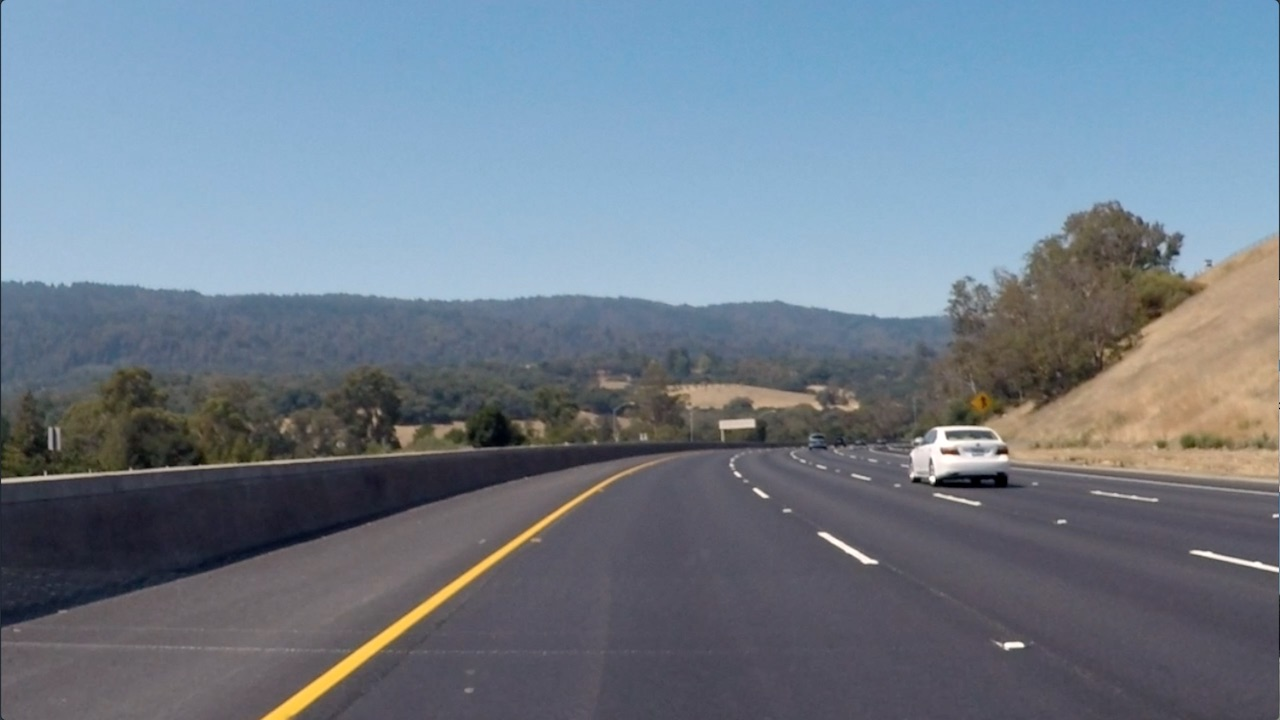
#> input picture ComputerVision/curved-lane.jpg, 1280 x 720 px
$ jupyter execute --allow-errors Sobel_operators.ipynb   (older library calls are emulated)
#> lines starting #> are read from the running program, lines starting #| are printed output that depends on the picture; after the words box and inside, x2 and y2 are one past the last pixel; in counts of white or black regions, pixels touching at a corner belong together
## Use opencv to run sobel operators on a grayscale image

[cell 1]
import cv2
import numpy as np
import matplotlib.pyplot as plt
import matplotlib.image as mpimg

[cell 2]
im = cv2.imread('curved-lane.jpg')
#> im is the input picture: shape (720, 1280, 3); mean B, G, R 138.7, 125, 112.1

# mpimg uses RGB
# opencv uses BGR

def abs_sobel_thresh(img, orient='x', thresh=(0, 255) ):

#> called with orient = 'x', thresh = (20, 100)
    imgcopy = np.copy(img)
    gray = cv2.cvtColor(imgcopy, cv2.COLOR_BGR2GRAY)

    assert orient== 'x' or orient=='y'

    sobel = None

    if orient == 'x':
        sobel = cv2.Sobel(gray, cv2.CV_64F, 1, 0)
    elif orient == 'y':
        sobel = cv2.Sobel(gray, cv2.CV_64F, 0, 1)

    abs_sobel = np.absolute(sobel)
    print(abs_sobel)
#> (printed output is left out)
    #convert to 8-bit 0..255 image
    scaled_sobel = np.uint8(255*abs_sobel/np.max(abs_sobel))

    #numpy zeros_like --> Returns an array of zeros with the same shape and type as a given array.
    thresh_min = thresh[0]
    thresh_max = thresh[1]

    #new image array with zeros
    sxbinary = np.zeros_like(scaled_sobel)

    #make anything with the inputted thresholds 1
    sxbinary[(scaled_sobel >= thresh_min) & (scaled_sobel <= thresh_max)] = 1

    return sxbinary
sobeled_image = abs_sobel_thresh(im,'x',(20,100) )
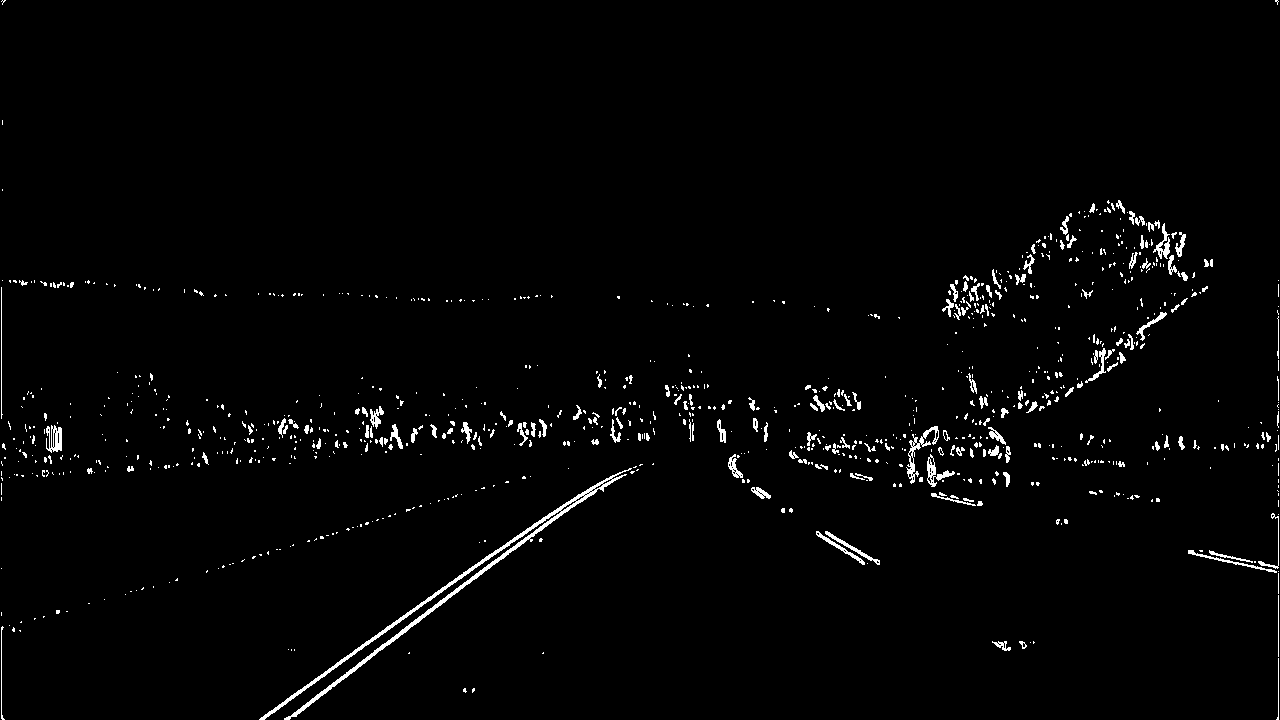
#> sobeled_image: shape (720, 1280); values 0 (black) and 1 (white), 1.8% white in thin lines or dots
#> (the rest of this cell did not finish here and is left out)

[cell 3]
def mag_thresh(img, sobel_kernel=3, mag_thresh=(0, 255)):

    imgcopy = np.copy(img)

    gray = cv2.cvtColor(imgcopy, cv2.COLOR_RGB2GRAY)

    sobel = None

    sobelx = cv2.Sobel(gray, cv2.CV_64F, 1, 0, ksize = sobel_kernel)
    sobely = cv2.Sobel(gray, cv2.CV_64F, 0, 1, ksize = sobel_kernel)

    sobelx,sobely = np.square(sobelx), np.square(sobely)
    abs_sobelxy = np.absolute(np.sqrt(sobelx + sobely) )

    #convert to 8-bit 0..255 image
    scaled_sobel = np.uint8(255*abs_sobelxy/np.max(abs_sobelxy))

    thresh_min = mag_thresh[0]
    thresh_max = mag_thresh[1]

    #new image array with zeros
    sxbinary = np.zeros_like(scaled_sobel)

    #make anything with the inputted thresholds 1
    sxbinary[(scaled_sobel >= thresh_min) & (scaled_sobel <= thresh_max)] = 1

    return sxbinary

image_sobelxy = mpimg.imread("signs_vehicles_xygrad.png")
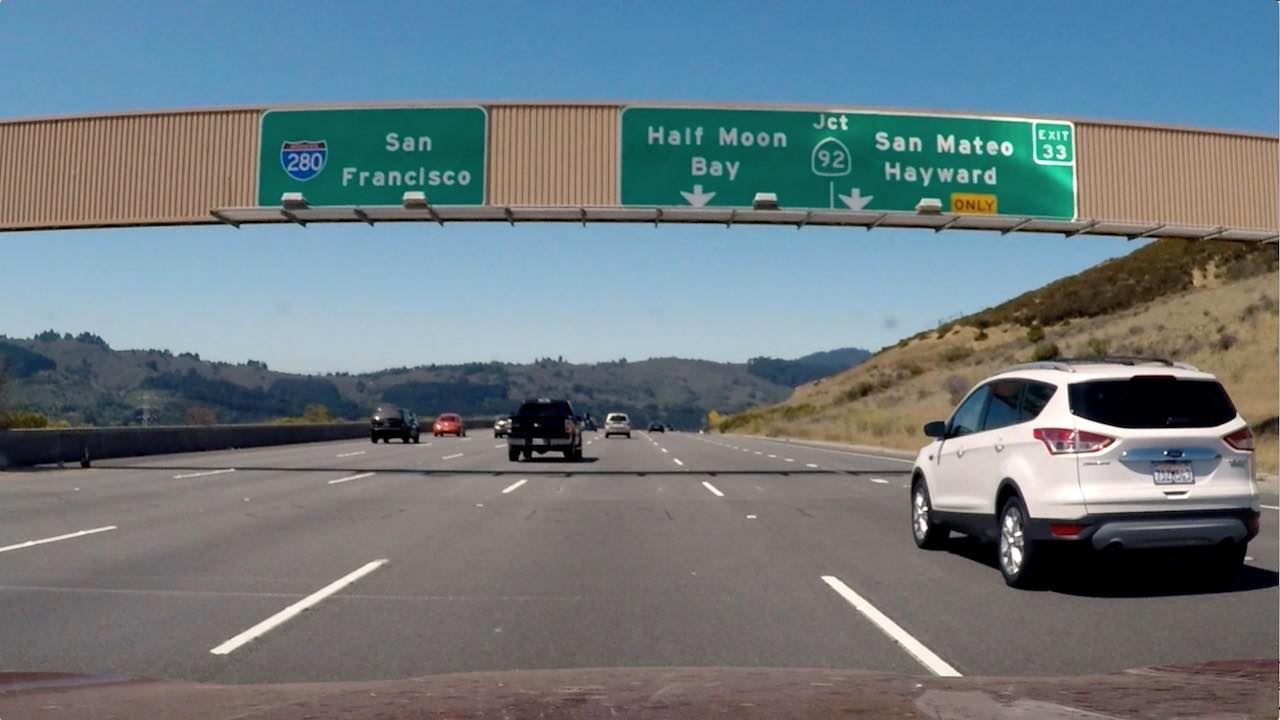
#> input picture ComputerVision/signs_vehicles_xygrad.png, 1280 x 720 px
#> image_sobelxy is the input picture: shape (720, 1280, 3) float32; mean R, G, B 0.428, 0.477, 0.5
sobeled_image = mag_thresh(image_sobelxy, 3, (30, 100))
#> sobeled_image: shape (720, 1280); values 0 (black) and 1 (white), 9.8% white in thin lines or dots
plt.imshow(sobeled_image, cmap='gray')
plt.title("Pixels have a value of 1 or 0 based on the strength of the x gradient. ")

[cell 4]
def direction_threshold(img, sobel_kernel=3, thresh=(0, np.pi/2)):

    # Apply the following steps to img
    # 1) Convert to grayscale
    # 2) Take the gradient in x and y separately
    # 3) Take the absolute value of the x and y gradients
#> called with sobel_kernel = 15, thresh = (0.7, 1.3)
    imgcopy = np.copy(img)

    gray = cv2.cvtColor(imgcopy, cv2.COLOR_RGB2GRAY)

    sobel = None

    sobelx = cv2.Sobel(gray, cv2.CV_64F, 1, 0, ksize = sobel_kernel)
    sobely = cv2.Sobel(gray, cv2.CV_64F, 0, 1, ksize = sobel_kernel)

    sobelx,sobely = np.absolute(sobelx), np.absolute(sobely)
    direction_of_gradient = np.arctan2( sobely, sobelx)

    # 4) Use np.arctan2(abs_sobely, abs_sobelx) to calculate the direction of the gradient
    # 5) Create a binary mask where direction thresholds are met
    # 6) Return this mask as your binary_output image

    thresh_min = thresh[0]
    thresh_max = thresh[1]

    #new image array with zeros
    sxbinary = np.zeros_like(direction_of_gradient)

    #make anything with the inputted thresholds 1
    sxbinary[(direction_of_gradient >= thresh_min) & (direction_of_gradient <= thresh_max)] = 1

    return sxbinary

    # 4) Use np.arctan2(abs_sobely, abs_sobelx) to calculate the direction of the gradient
    # 5) Create a binary mask where direction thresholds are met
    # 6) Return this mask as your binary_output image

[cell 5]
image_for_direction = mpimg.imread("signs_vehicles_xygrad.png")

#direction_threshold(img, sobel_kernel=3, thresh=(0, np.pi/2)):
sobeled_image = direction_threshold(image_for_direction, sobel_kernel=15, thresh=(0.7, 1.3))
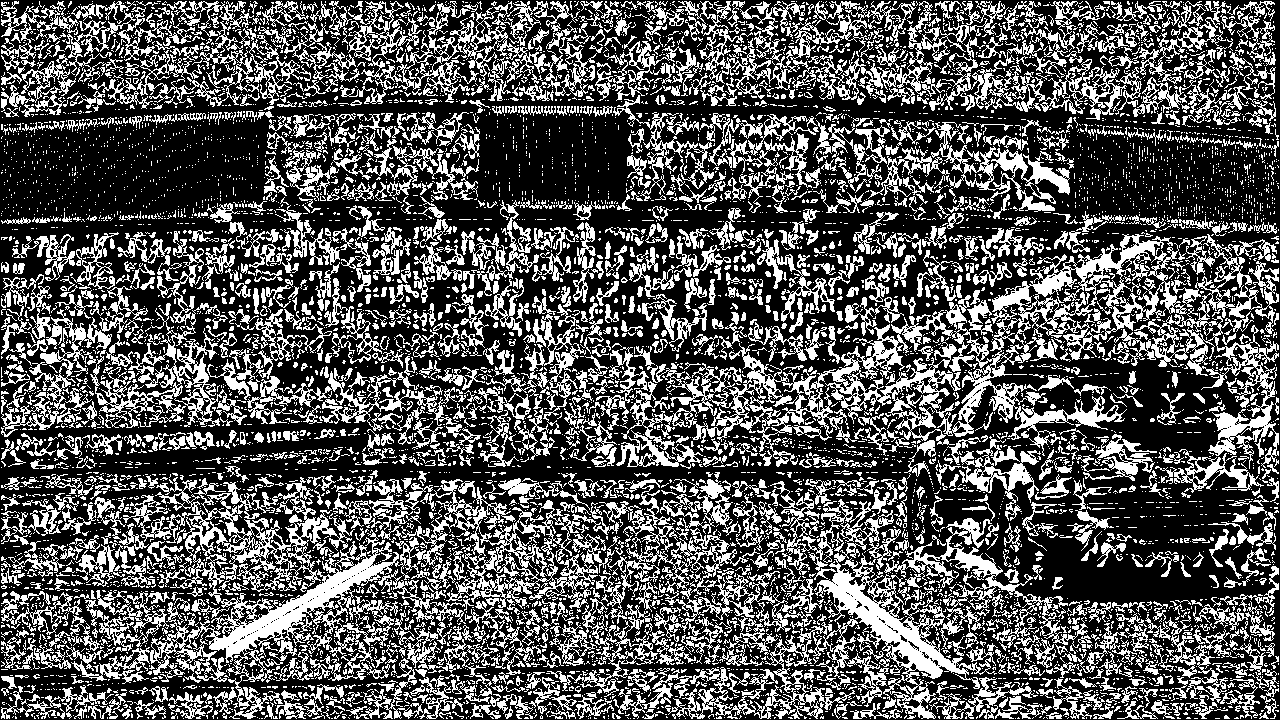
#> sobeled_image: shape (720, 1280) float64; values 0 (black) and 1 (white), 33.8% white in thin lines or dots
plt.imshow(sobeled_image, cmap='gray')
plt.title("Direction of the Gradient")

### Group of function calls and binary operators to test various combinations of the image threshold manipulation

[cell 6]
tester = mpimg.imread("signs_vehicles_xygrad.png")


dir_binary = direction_threshold(tester, sobel_kernel=15, thresh=(0.7, 1.3))
mag_binary = mag_thresh(tester, sobel_kernel=9, mag_thresh=(20, 100))
#> mag_binary: shape (720, 1280); values 0 (black) and 1 (white), 16.3% white; 721 white regions (529 under 20 px), largest, box (x1, y1, x2, y2) and area: (0, 102, 1280, 601) 113453, (1031, 515, 1249, 551) 2738, (208, 557, 391, 657) 1932
gradx = abs_sobel_thresh(tester, orient='x', thresh=(20,100))
#> (printed output is left out)
#> gradx: shape (720, 1280); values 0 (black) and 1 (white), 7.9% white; 1391 white regions (1055 under 20 px), largest, box (x1, y1, x2, y2) and area: (1, 110, 242, 224) 18708, (1197, 132, 1247, 230) 2655, (1244, 136, 1279, 243) 1828
grady = abs_sobel_thresh(tester, orient='y', thresh=(20,100))
#> (printed output is left out)
#> grady: shape (720, 1280); values 0 (black) and 1 (white), 8.1% white; 1399 white regions (1074 under 20 px), largest, box (x1, y1, x2, y2) and area: (562, 194, 1280, 367) 7400, (0, 103, 1280, 145) 6610, (0, 460, 930, 494) 6163

combined = np.zeros_like(tester)
combined[ ((gradx == 1) & (grady == 1)) |((mag_binary == 1) & (dir_binary == 1))] = 1
plt.imshow(combined)
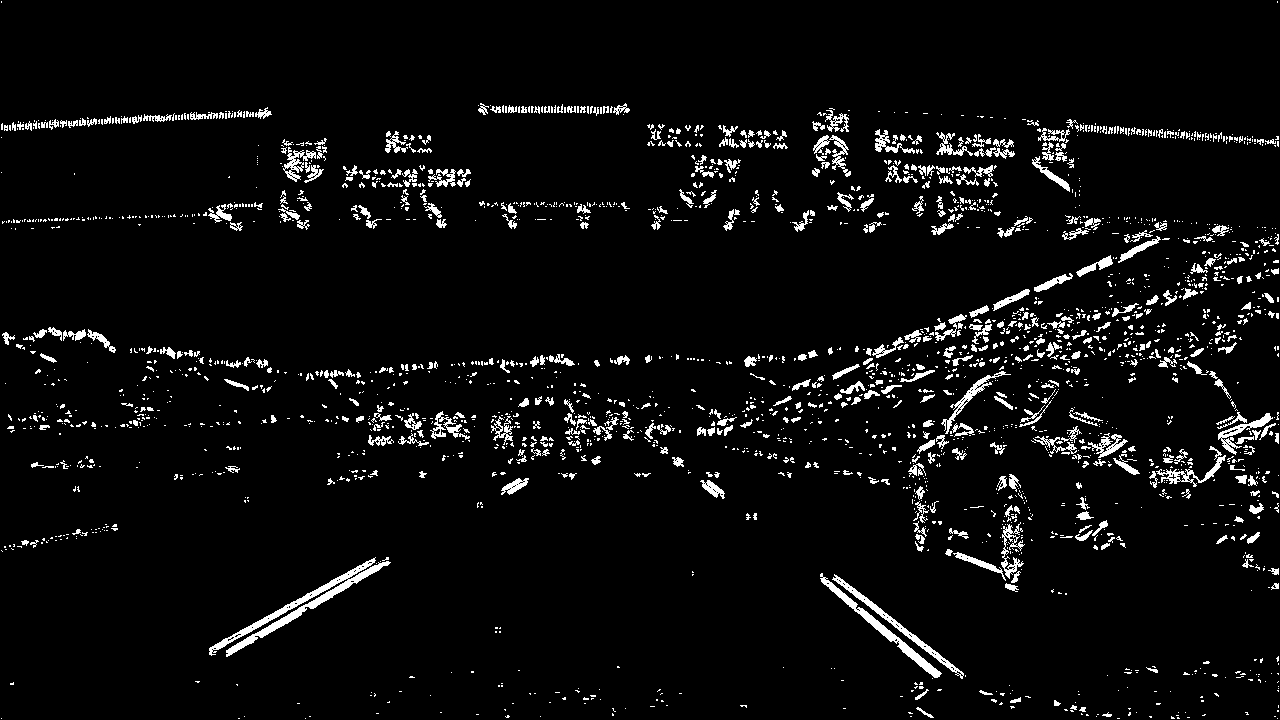
#> shown: shape (720, 1280, 3) float32; values 0 (black) and 1 (white), 4.9% white; 2480 white regions (1969 under 20 px), largest, box (x1, y1, x2, y2) and area: (209, 557, 391, 657) 2309, (820, 573, 942, 678) 1100, (832, 574, 964, 679) 893

## Original Image vs. grayscaled image

#> (a cell that did not finish here is left out)

## Comparing R-G-B color channels

#> (a cell that did not finish here is left out)

#> (a cell that did not finish here is left out)

### HLC - Color

#> (a cell that did not finish here is left out)

[cell 11]
thresh = (90, 255)
#> thresh = (90, 255)
#> (the rest of this cell did not finish here and is left out)
